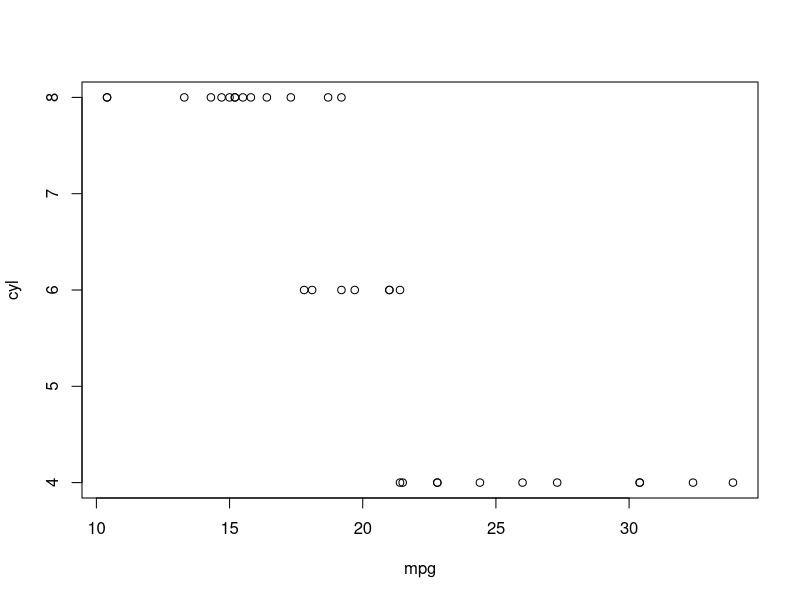
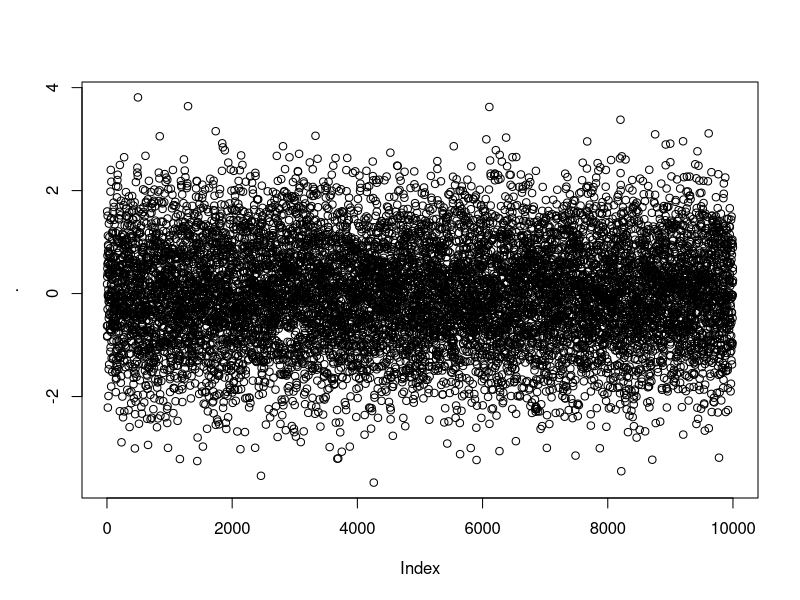

These charts were generated, in order, by the following R code: (Note: this script raises an error after producing the figures.)
rm(list = ls())

library(tidyverse)
library(magrittr)


data("mtcars")
mtcars %>%  glimpse()


mtcars %>%  names()
# [1] "mpg"  "cyl"  "disp" "hp"   "drat" "wt"   "qsec" "vs"   "am"   "gear" "carb"

mtcars %>% select(mpg, cyl) %>%   plot()

Titanic %>%  glimpse()
Titanic %>%  head()

Titanic %>%  as.data.frame() -> df1
table(df1$Sex, df1$Survived)

###

InsectSprays %>%  names()
InsectSprays %>%  glimpse()


InsectSprays %>%  group_by(spray) %>%  summarise(sum(count))
aggregate(count ~ spray, data = InsectSprays, sum)

iris %>%  select(1:4)


set.seed(1)
rnorm(10000,0,1) %>%  plot()

install.packages("doBy")
library(doBy)

set.seed(1) 
rnorm(10, 0, 1) %>%  as.data.frame() -> dd
names(dd) <- c("col")
dd  %>%  arrange(desc(col))

iris %>% names()
# [1] "Sepal.Length" "Sepal.Width"  "Petal.Length" "Petal.Width"  "Species"   
iris$Species %>%  table()

iris %>%  filter(Species == "setosa") %>% which()

airquality %>%  is.na() %>%  which()

which(!is.na(airquality))


InsectSprays %>%  group_by(spray) %>%  summarise(n = mean(count))
InsectSprays %>%  aggregate()
?aggregate()

chickwts %>%  
aggregate(weight ~ feed, data = chickwts, mean)
